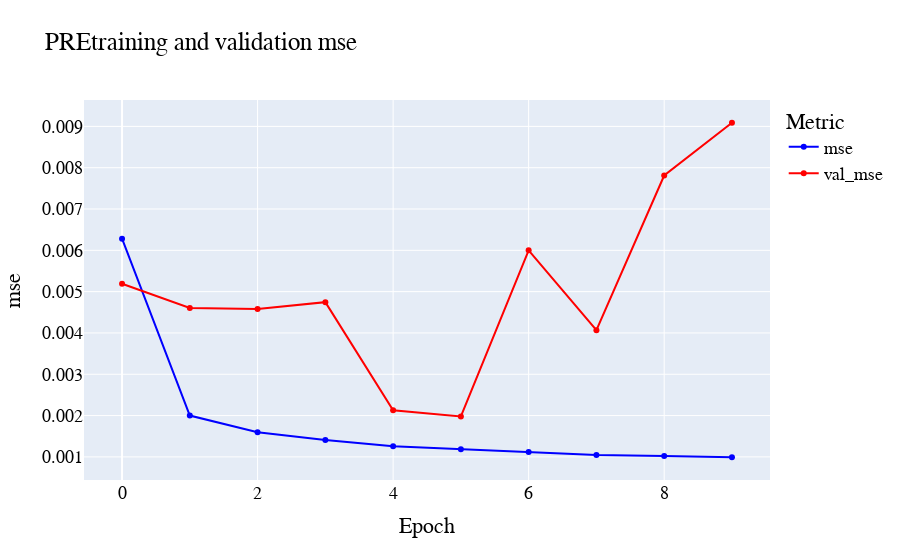

The cell this chart's notebook holds for it:
### Code cell
pretraining_figs_dict['mse'].show()

### Figure 1 — Plotly figure (JSON) as saved in the notebook; plotly's stock layout.template omitted (floating-point values rounded to 4 significant figures)
{"data": [{"hoverinfo": "text", "hovertext": [0.006281, 0.002001, 0.001597, 0.00141, 0.001257, 0.001185, 0.001116, 0.001049, 0.001024, 0.0009916], "line": {"color": "blue", "width": 2}, "mode": "lines+markers", "name": "mse", "type": "scatter", "x": [0, 1, 2, 3, 4, 5, 6, 7, 8, 9], "y": [0.006281, 0.002001, 0.001597, 0.00141, 0.001257, 0.001185, 0.001116, 0.001049, 0.001024, 0.0009916]}, {"hoverinfo": "text", "hovertext": [0.007836, 0.005629, 0.005271, 0.005299, 0.002581, 0.002404, 0.006415, 0.004442, 0.008158, 0.009428], "line": {"color": "red", "width": 2}, "mode": "lines+markers", "name": "val_mse", "type": "scatter", "x": [0, 1, 2, 3, 4, 5, 6, 7, 8, 9], "y": [0.005191, 0.004606, 0.004581, 0.004746, 0.002127, 0.001979, 0.005999, 0.004067, 0.007811, 0.009088]}], "layout": {"font": {"color": "black", "family": "Courier New, monospace", "size": 18}, "legend": {"title": {"text": "Metric"}}, "title": {"text": "PREtraining and validation mse"}, "xaxis": {"title": {"text": "Epoch"}}, "yaxis": {"title": {"text": "mse"}}}}
